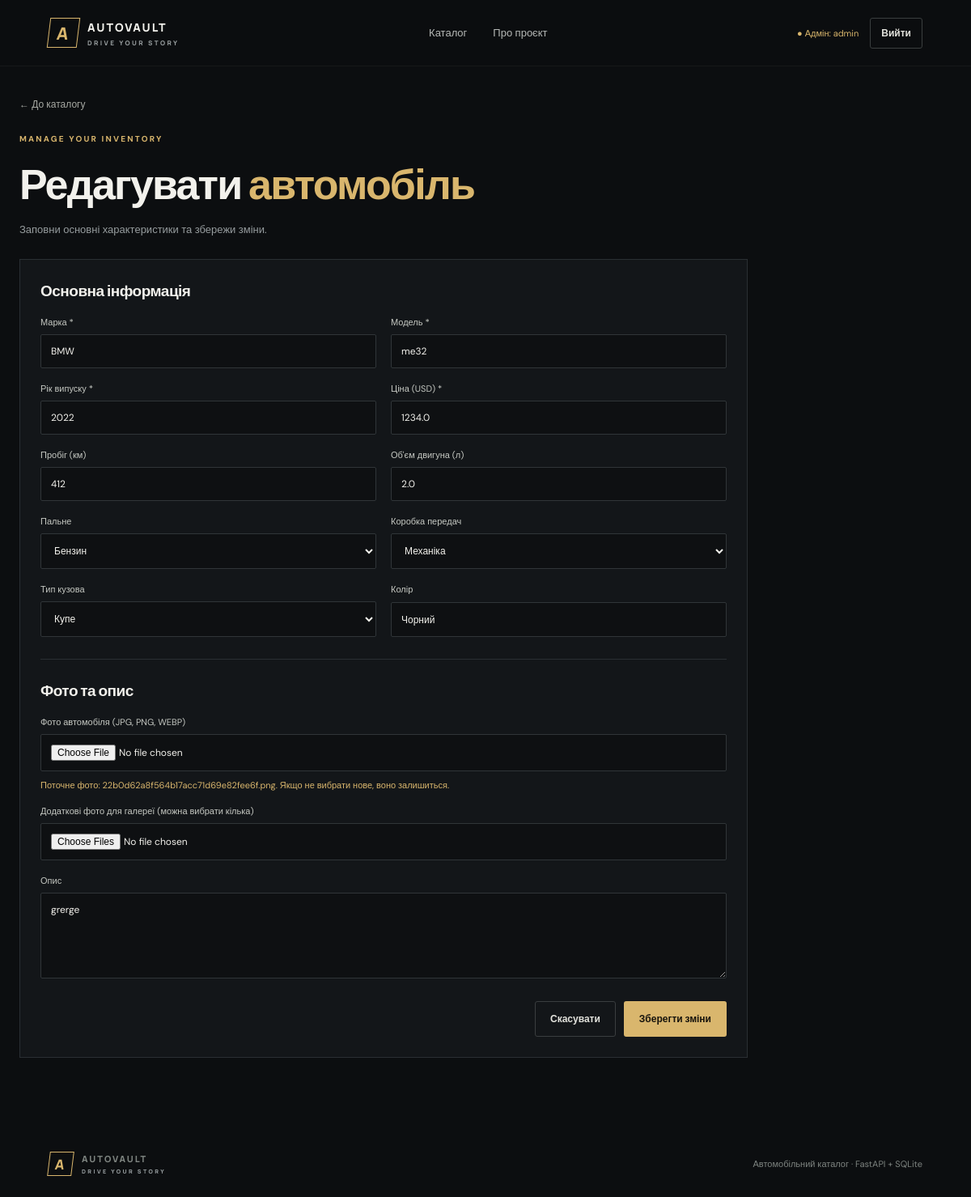
Screenshot of /cars/1/edit (signed in) with the database file from the repository.
### main.py (models this page shows)
class Base(DeclarativeBase):
    pass

class Car(Base):
    __tablename__ = "cars"
    id: Mapped[int] = mapped_column(Integer, primary_key=True, index=True)
    brand: Mapped[str] = mapped_column(String(80), index=True)
    model: Mapped[str] = mapped_column(String(100), index=True)
    year: Mapped[int] = mapped_column(Integer, index=True)
    price: Mapped[float] = mapped_column(Float, index=True)
    mileage: Mapped[int] = mapped_column(Integer, default=0)
    fuel: Mapped[str] = mapped_column(String(30), default="Бензин")
    transmission: Mapped[str] = mapped_column(String(30), default="Автомат")
    body_type: Mapped[str] = mapped_column(String(40), default="Седан")
    color: Mapped[str] = mapped_column(String(50), default="Чорний")
    engine_volume: Mapped[float] = mapped_column(Float, default=2.0)
    description: Mapped[str] = mapped_column(Text, default="")
    image: Mapped[str | None] = mapped_column(String(255), nullable=True)
    created_at: Mapped[str] = mapped_column(String(30), default="")

### main.py (the view)
@app.get("/cars/{car_id}/edit")
def edit_car_page(request: Request, car_id: int):
    require_login(request)
    with db_session() as db:
        car = db.get(Car, car_id)
        extra = db.scalars(select(CarImage).where(CarImage.car_id == car_id).order_by(CarImage.id)).all()
    if not car: raise HTTPException(404, "Автомобіль не знайдено")
    return render(request, "form.html", {"car": car, "mode": "edit", "extra": extra})

### templates/form.html (shortened to what this page needs)
{% extends "base.html" %}
{% block content %}
<div class="form-page"><a class="back-link" href="/">← До каталогу</a><div class="form-heading"><div class="eyebrow">MANAGE YOUR INVENTORY</div><h1>{% if mode == "new" %}Додати <em>автомобіль</em>{% else %}Редагувати <em>автомобіль</em>{% endif %}</h1><p>Заповни основні характеристики та збережи зміни.</p></div>
<form class="car-form" action="{% if mode == 'new' %}/cars/new{% else %}/cars/{{ car.id }}/edit{% endif %}" method="post" enctype="multipart/form-data">
 <div class="form-section"><h2>Основна інформація</h2><div class="form-grid">
  <label>Марка *<input name="brand" required maxlength="80" value="{{ car.brand if car else '' }}" placeholder="BMW"></label>
  <label>Модель *<input name="model" required maxlength="100" value="{{ car.model if car else '' }}" placeholder="M3 Competition"></label>
  <label>Рік випуску *<input name="year" type="number" required min="1886" max="2100" value="{{ car.year if car else 2022 }}"></label>
  <label>Ціна (USD) *<input name="price" type="number" required min="0" step="0.01" value="{{ car.price if car else '' }}" placeholder="35000"></label>
  <label>Пробіг (км)<input name="mileage" type="number" min="0" value="{{ car.mileage if car else 0 }}"></label>
  <label>Об'єм двигуна (л)<input name="engine_volume" type="number" min="0" step="0.1" value="{{ car.engine_volume if car else 2.0 }}"></label>
  <label>Пальне<select name="fuel">{% for x in ["Бензин","Дизель","Гібрид","Електро","Газ"] %}<option {% if car and car.fuel == x %}selected{% endif %}>{{ x }}</option>{% endfor %}</select></label>
  <label>Коробка передач<select name="transmission">{% for x in ["Автомат","Механіка","Варіатор","Робот"] %}<option {% if car and car.transmission == x %}selected{% endif %}>{{ x }}</option>{% endfor %}</select></label>
  <label>Тип кузова<select name="body_type">{% for x in ["Седан","Позашляховик","Купе","Хетчбек","Універсал","Кабріолет","Пікап","Мінівен","Ліфтбек"] %}<option {% if car and car.body_type == x %}selected{% endif %}>{{ x }}</option>{% endfor %}</select></label>
  <label>Колір<input name="color" maxlength="50" value="{{ car.color if car else 'Чорний' }}"></label>
 </div></div>
 <div class="form-section"><h2>Фото та опис</h2><label>Фото автомобіля (JPG, PNG, WEBP)<input name="image" type="file" accept=".jpg,.jpeg,.png,.webp"></label>{% if car and car.image %}<p class="current-image">Поточне фото: {{ car.image }}. Якщо не вибрати нове, воно залишиться.</p>{% endif %}
 <label>Додаткові фото для галереї (можна вибрати кілька)<input name="gallery" type="file" accept=".jpg,.jpeg,.png,.webp" multiple></label>
 <label>Опис<textarea name="description" rows="5" placeholder="Комплектація, стан, додаткові опції...">{{ car.description if car else '' }}</textarea></label></div>
 <div class="form-footer"><a class="btn btn-ghost" href="/">Скасувати</a><button class="btn btn-primary" type="submit">{% if mode == "new" %}＋ Створити оголошення{% else %}Зберегти зміни{% endif %}</button></div>
</form></div>
{% endblock %}

### static/style.css (style rules this page uses)
:root { --bg:#0c0e10;--panel:#131619;--panel2:#181c20;--line:#2a2f33;--text:#f2f1ec;--muted:#969c9e;--gold:#d9b66d;--gold2:#f0d69a;--danger:#df7474 }
* { box-sizing:border-box }
html { scroll-behavior:smooth }
body { margin:0;background:var(--bg);color:var(--text);font-family:'DM Sans',sans-serif }
a { color:inherit;text-decoration:none }
button,input,select,textarea { font:inherit }
.btn { display:inline-flex;align-items:center;justify-content:center;gap:12px;border:1px solid transparent;border-radius:3px;padding:13px 18px;font-size:12px;font-weight:700;cursor:pointer;transition:.2s }
.btn-primary { background:var(--gold);color:#17140d }
.btn-ghost { border-color:#3a3e3f;color:#e3e3dd;background:transparent }
.eyebrow { font-size:10px;letter-spacing:2.2px;color:var(--gold);font-weight:700;display:flex;align-items:center;gap:9px }
h1,h2,h3,p { margin-top:0 }
h1,h2 { font-family:Manrope,sans-serif;letter-spacing:-1.8px }
.hero h1 em,h2 em,.detail-info h1 em,.form-heading h1 em,.login-card h1 em { font-style:normal;color:var(--gold) }
.filter-panel input,.filter-panel select,.car-form input,.car-form select,.car-form textarea,.form-stack input { width:100%;border:1px solid #303538;background:#0e1012;color:var(--text);padding:12px;border-radius:2px;outline:none;font-size:12px }
select option { background:#171a1d }
.detail-wrap,.form-page { max-width:1200px;margin:0 auto;padding:35px 24px 90px }
.back-link { color:#a8aaa4;font-size:12px;display:inline-block;margin-bottom:28px }
.form-heading { margin-bottom:28px }
.form-heading h1 { font-size:clamp(35px,5vw,52px);margin:13px 0 }
.form-heading p { font-size:13px;color:var(--muted) }
.car-form { max-width:900px;border:1px solid var(--line);background:var(--panel);padding:25px }
.form-section+.form-section { border-top:1px solid var(--line);margin-top:27px;padding-top:25px }
.form-section h2 { font-size:19px;letter-spacing:-.5px;margin-bottom:19px }
.form-grid { display:grid;grid-template-columns:1fr 1fr;gap:18px }
.car-form label,.form-stack label { display:grid;gap:8px;font-size:11px;color:#c6c9c3 }
.car-form textarea { resize:vertical }
.current-image { font-size:11px;color:var(--gold);margin:10px 0 18px }
.form-footer { display:flex;justify-content:flex-end;gap:10px;margin-top:28px }
.form-section>label+label,.extra-block { margin-top:18px }

### rows the page displays
Car: brand "BMW", model "me32", year "2022", price "1234.0", mileage "412", engine_volume "2.0", fuel "Бензин", transmission "Механіка", body_type "Купе", color "Чорний", image "22b0d62a8f564b17acc71d69e82fee6f.png", description "grerge"

### other values shown
{{ user }} "admin"
